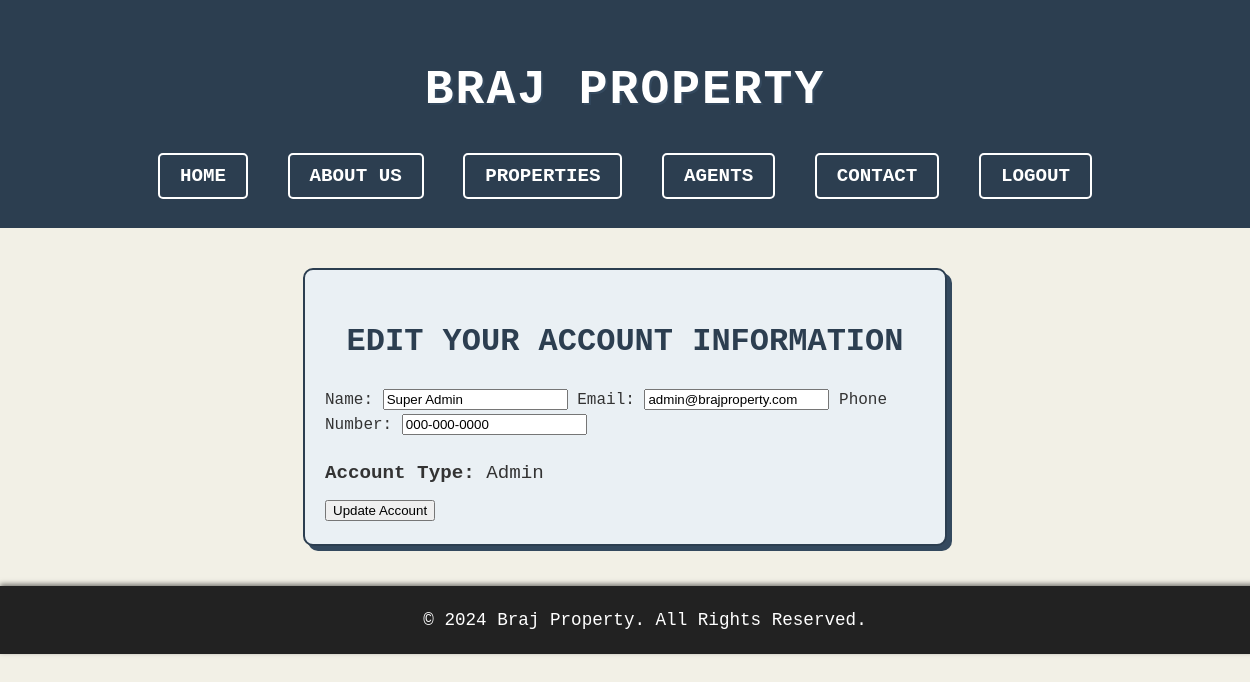
Screenshot of /UserAccountEdit.php (signed in) with the database file from the repository.
### tables this page shows
CREATE TABLE `user` (
  `UserID` int(11) NOT NULL,
  `Name` varchar(100) NOT NULL,
  `Email` varchar(100) NOT NULL,
  `PhoneNumber` varchar(20) NOT NULL,
  `UserType` enum('Client','Agent','Admin') NOT NULL COMMENT 'Client, Agent, or Admin',
  `Password` varchar(255) NOT NULL
);

### UserAccountEdit.php (the view, shortened to what this page needs)
<?php
include 'db_connection.php';
$user_id = $_SESSION['user_id'];
$sql = "SELECT Name, Email, PhoneNumber FROM User WHERE UserID = ?";
$stmt = $conn->prepare($sql);
$stmt->bind_param("i", $user_id);
$stmt->execute();
$result = $stmt->get_result();
if ($result->num_rows == 1) {
    $user = $result->fetch_assoc();
} else {
    session_unset();
    session_destroy();
    header('Location: login.php');
    exit();
}
?>
<!DOCTYPE html>
<html lang="en">
<head>
    <link rel="stylesheet" href="userAccount.css">
</head>
<body>
    <header>
        <div class="logo">
            <h1>Braj Property</h1>
        </div>
        <nav>
            <ul>
                <li><a href="index.php">Home</a></li>
                <li><a href="about.php">About Us</a></li>
                <li><a href="properties.php">Properties</a></li>
                <li><a href="agents.php">Agents</a></li>
                <li><a href="contact.php">Contact</a></li>
                <li><a href="logout.php">Logout</a></li>
            </ul>
        </nav>
    </header>
    <div class="account-details">
        <h2>Edit Your Account Information</h2>
        <form method="POST" action="">
            <label for="name">Name:</label>
            <input type="text" id="name" name="name" value="<?php echo htmlspecialchars($user['Name']); ?>" required>
            <label for="email">Email:</label>
            <input type="email" id="email" name="email" value="<?php echo htmlspecialchars($user['Email']); ?>" required>
            <label for="phone_number">Phone Number:</label>
            <input type="text" id="phone_number" name="phone_number" value="<?php echo htmlspecialchars($user['PhoneNumber']); ?>" required>
            <p><strong>Account Type:</strong> <?php echo htmlspecialchars($_SESSION['UserType']); ?></p>
            <button type="submit">Update Account</button>
        </form>
    </div>
    <footer style="background-color: #222; color: #fff; padding: 20px; text-align: center;">
        <p>&copy; 2024 Braj Property. All Rights Reserved.</p>
    </footer>
</body>
</html>

### userAccount.css (style rules this page uses)
body { font-family: 'Courier New', Courier, monospace; background-color: #f2f0e6; color: #333; margin: 0; padding: 0; line-height: 1.6; }
header { background-color: #2c3e50; color: #fff; padding: 20px 0; text-align: center; }
header .logo h1 { font-size: 3em; font-weight: bold; color: #fff; letter-spacing: 2px; text-transform: uppercase; text-shadow: 2px 2px 0px #34495e; }
nav ul { list-style: none; padding: 0; text-align: center; }
nav ul li { display: inline-block; margin: 0 15px; }
nav ul li a { text-decoration: none; font-size: 1.2em; font-weight: bold; color: #fff; padding: 10px 20px; background-color: #2c3e50; border: 2px solid #fff; border-radius: 5px; text-transform: uppercase; transition: background-color 0.3s, border-color 0.3s; }
.account-details { max-width: 600px; margin: 40px auto; padding: 20px; background-color: #eaf0f4; border: 2px solid #2c3e50; border-radius: 10px; box-shadow: 5px 5px 0px #34495e; }
.account-details h2 { font-size: 2em; color: #2c3e50; text-align: center; margin-bottom: 20px; text-transform: uppercase; }
.account-details p { font-size: 1.2em; color: #333; margin-bottom: 10px; }
footer { background-color: #2c3e50; color: #fff; padding: 20px; text-align: center; position: relative; width: 100%; height: auto; bottom: 0; box-shadow: 0px -2px 5px rgba(0, 0, 0, 0.5); }
footer p { margin: 0; font-size: 1.1em; }

### rows the page displays
user: name "Super Admin", email "admin@brajproperty.com", phone_number "000-000-0000"

### other values shown
$_SESSION['UserType'] "Admin"
